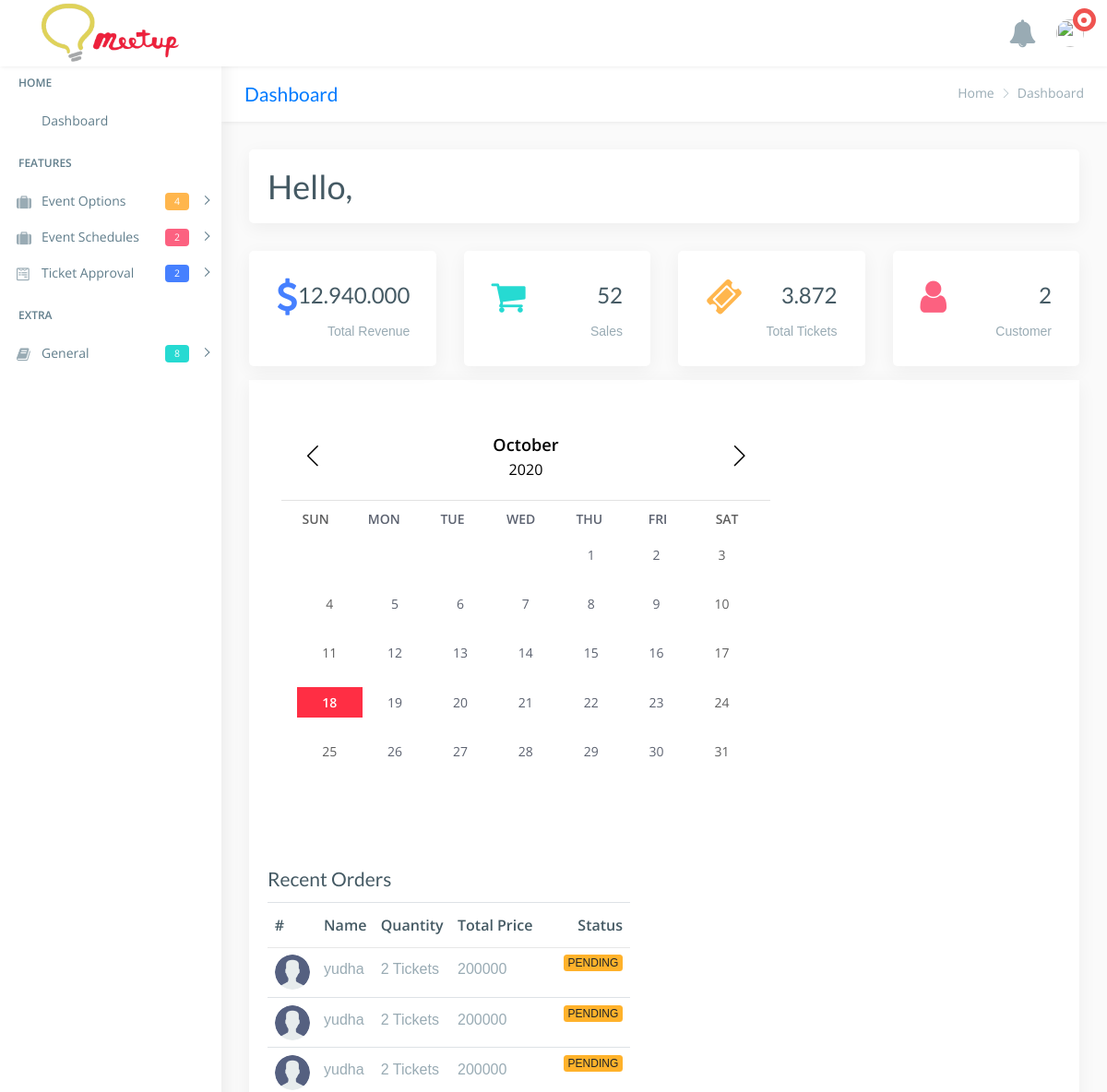
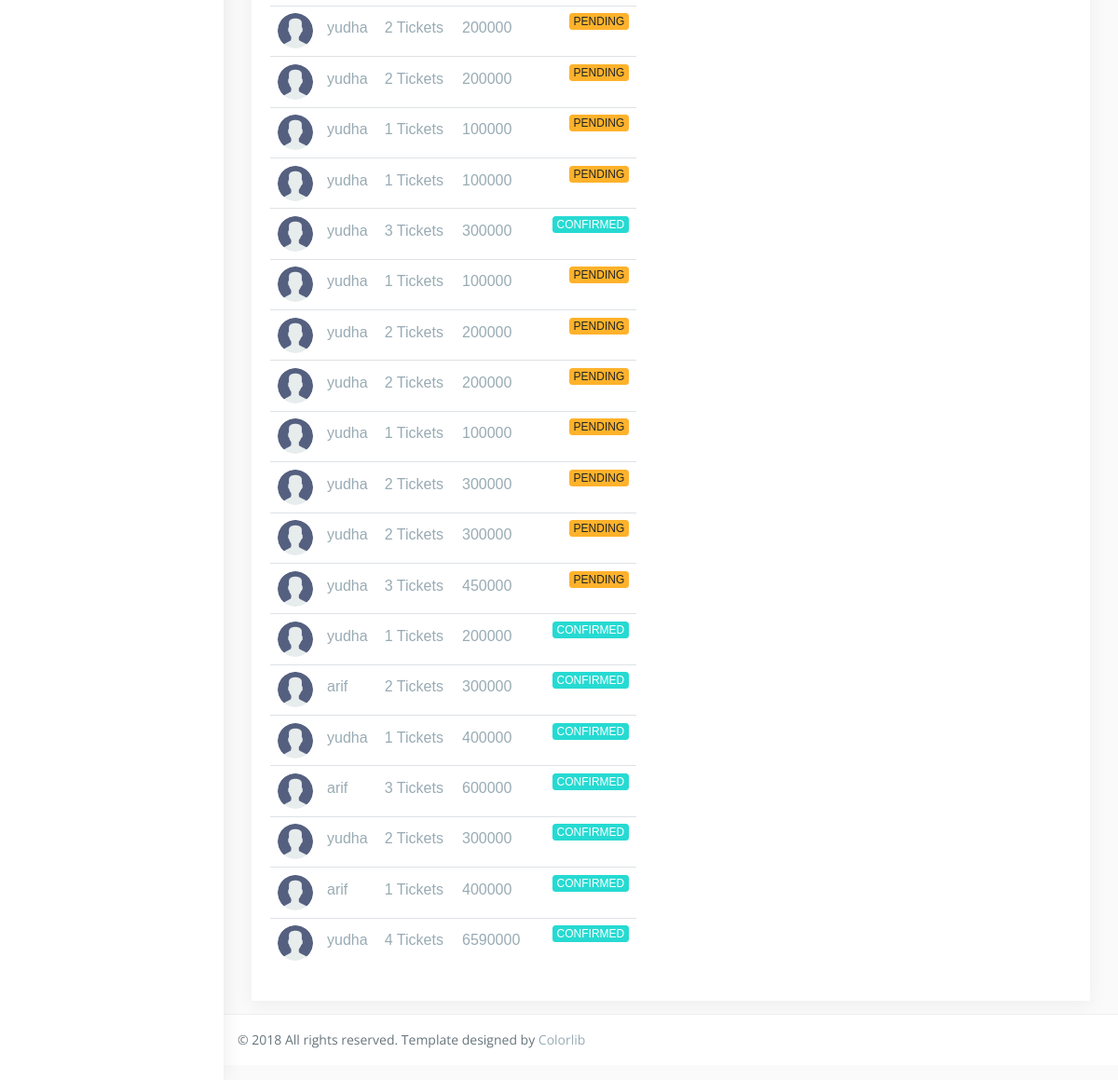
The page /index.php/welcome on the database as committed earlier (2 pictures, top to bottom).
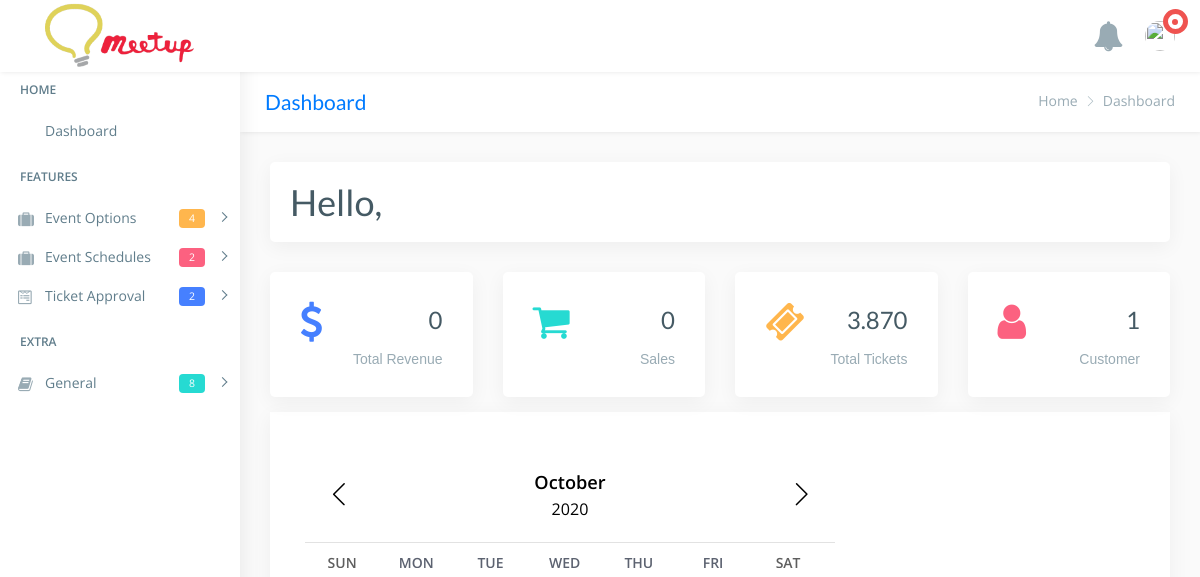
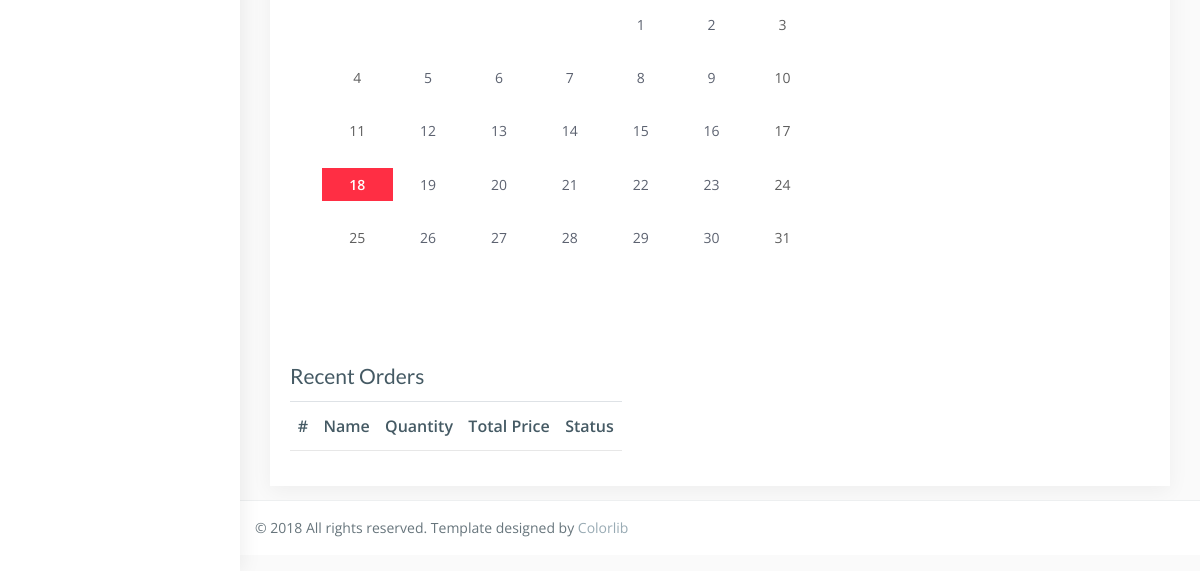
The same page on the database as committed later (2 pictures, top to bottom).
### tables this page shows
CREATE TABLE `order_detail` (
  `idDetail` int(11) NOT NULL,
  `order_code` int(11) NOT NULL,
  `codeTicket` varchar(255) NOT NULL,
  `barcodePic` varchar(255) DEFAULT NULL
);

CREATE TABLE `user` (
  `idUser` int(11) NOT NULL,
  `name` varchar(100) NOT NULL,
  `address` varchar(200) NOT NULL,
  `phoneNumber` varchar(13) NOT NULL,
  `email` varchar(50) NOT NULL,
  `username` varchar(50) NOT NULL,
  `password` varchar(50) NOT NULL,
  `level` varchar(25) NOT NULL,
  `pictureUser` varchar(255) NOT NULL,
  `statusNotif` int(11) NOT NULL
);

CREATE TABLE `order` (
  `idOrder` int(11) NOT NULL,
  `user_id` int(11) NOT NULL,
  `schedule_id` int(11) NOT NULL,
  `quantity` int(11) NOT NULL,
  `totalPrice` int(11) NOT NULL,
  `status` varchar(50) NOT NULL,
  `creditCard` varchar(25) NOT NULL,
  `statusNotif` int(11) NOT NULL
);

### application/controllers/Welcome.php (called while the page is built, shortened)
<?php
class Welcome extends CI_Controller {
	public function index()
	{
		$session_data = $this->session->userdata('logged_in');
		$data['username']=$session_data['username'];
		$data['level']=$session_data['level'];
		$data['id']=$session_data['id'];
		$this->load->model('Notif');
		$this->load->model('user');
		$this->load->model('HomeAdmin');
		$id = $data['id'];
		$user = $data['username'];
		$data['name'] = $this->user->selectAll($id,$user);
		$data['notif'] = $this->Notif->notifikasi();
		$data['countNotif'] = $this->Notif->count();
		$data['countUser'] = $this->HomeAdmin->getCountUser();
		$data['countTicket'] = $this->HomeAdmin->getCountTicket();
		$data['allTicket'] = $this->HomeAdmin->getAllTicket();
		$data['recent'] = $this->HomeAdmin->recent();
		$data['revenue'] = $this->HomeAdmin->revenue();
		$data['sales'] = $this->HomeAdmin->revenue();
		$this->load->view('admin/header',$data);
		$this->load->view('admin/sidebar');
		$this->load->view('admin/index',$data);
		$this->load->view('admin/footer2');
	}
}

### index.php (called while the page is built, shortened)
<?php
require_once BASEPATH.'core/CodeIgniter.php';

### application/models/HomeAdmin.php (called while the page is built, shortened)
<?php
class HomeAdmin extends CI_Model {
	public function getCountUser(){
		$query = $this->db->query("SELECT COUNT(idUser) as id from user where level ='user'");
		return $query->result();
	}
	public function getCountTicket(){
		$query = $this->db->query("SELECT remainTicket from eventprice");
		return $query->result();
	}
	public function recent(){
		$query = $this->db->query("SELECT * FROM `order_detail` as d inner join `order` as o on d.order_code = o.idOrder inner join user as u on o.user_id = u.idUser group by idOrder order by idOrder desc");
			return $query->result();
	}
	public function revenue(){
		$query = $this->db->query("SELECT * FROM `order`");
			return $query->result();
	}
}

### application/views/admin/index.php (the view, shortened to what this page needs)
<!DOCTYPE html>
<html lang="en">
<head>
    <link href="<?php echo base_url();?>assets/awal/css/lib/bootstrap/bootstrap.min.css" rel="stylesheet">
    <link href="<?php echo base_url();?>assets/awal/css/lib/calendar2/semantic.ui.min.css" rel="stylesheet">
    <link href="<?php echo base_url();?>assets/awal/css/lib/calendar2/pignose.calendar.min.css" rel="stylesheet">
    <link href="<?php echo base_url();?>assets/awal/css/lib/owl.carousel.min.css" rel="stylesheet" />
    <link href="<?php echo base_url();?>assets/awal/css/lib/owl.theme.default.min.css" rel="stylesheet" />
    <link href="<?php echo base_url();?>assets/awal/css/helper.css" rel="stylesheet">
    <link href="<?php echo base_url();?>assets/awal/css/style.css" rel="stylesheet">
</head>
<body class="fix-header fix-sidebar">
        <div class="page-wrapper">
            <div class="row page-titles">
                <div class="col-md-5 align-self-center">
                    <h3 class="text-primary">Dashboard</h3> </div>
                <div class="col-md-7 align-self-center">
                    <ol class="breadcrumb">
                        <li class="breadcrumb-item"><a href="javascript:void(0)">Home</a></li>
                        <li class="breadcrumb-item active">Dashboard</li>
                    </ol>
                </div>
            </div>
            <div class="container-fluid">
                <div class="card">
                                <div class="card-body">
                                   <h1>Hello,&nbsp;<?php echo $name[0]->name;?></h1>
                                </div>
                </div>
                <div class="row">
                    <div class="col-md-3">
                        <div class="card p-30">
                            <div class="media">
                                <div class="media-left meida media-middle">
                                    <span><i class="fa fa-usd f-s-40 color-primary"></i></span>
                                </div>
                                <div class="media-body media-text-right">
                                    <h2><?php
                                        $rev = 0;
                                        foreach ($revenue as $key) {
                                            $rev += $key->totalPrice;
                                    }?>
                                        <?php echo number_format($rev, 0, ',', '.') ?></h2>
                                    <p class="m-b-0">Total Revenue</p>
                                </div>
                            </div>
                        </div>
                    </div>
                    <div class="col-md-3">
                        <div class="card p-30">
                            <div class="media">
                                <div class="media-left meida media-middle">
                                    <span><i class="fa fa-shopping-cart f-s-40 color-success"></i></span>
                                </div>
                                <div class="media-body media-text-right">
                                    <h2><?php
                                        $sale = 0;
                                        foreach ($sales as $key) {
                                            $sale += $key->quantity;
                                    }?>
                                        <?php echo number_format($sale, 0, ',', '.') ?>
                                    </h2>
                                    <p class="m-b-0">Sales</p>
                                </div>
                            </div>
                        </div>
                    </div>
                    <div class="col-md-3">
                        <div class="card p-30">
                            <div class="media">
                                <div class="media-left meida media-middle">
                                    <span><i class="fa fa-ticket f-s-40 color-warning"></i></span>
                                </div>
                               <div class="media-body media-text-right">
                                    <h2>
                                        <?php
                                        $total = 0;
                                        foreach ($countTicket as $key) {
                                            $total += $key->remainTicket;
                                    }?>
                                        <?php echo number_format($total, 0, ',', '.') ?>
                                    </h2>
                                    <p class="m-b-0">Total Tickets</p>
                                </div>
                            </div>
                        </div>
                    </div>
                    <div class="col-md-3">
                        <div class="card p-30">
                            <div class="media">
                                <div class="media-left meida media-middle">
                                    <span><i class="fa fa-user f-s-40 color-danger"></i></span>
                                </div>
                                <div class="media-body media-text-right">
                                    <h2><?php echo $countUser[0]->id;?></h2>
                                    <p class="m-b-0">Customer</p>
                                </div>
                            </div>
                        </div>
                    </div>
                </div>
                <div class="row bg-white m-l-0 m-r-0 box-shadow ">
                     <div class="col-lg-8">
                            <div class="card">
                                <div class="card-body">
                                    <div class="year-calendar"></div>
                                </div>
                            </div>
                        </div>
                <div class="row">
                    <div class="col-lg-12">
                        <div class="card">
                            <div class="card-title">
                                <h3>Recent Orders </h3>
                            </div>
                            <div class="card-body">
                                <div class="table-responsive">
                                    <table class="table">
                                        <thead>
                                            <tr>
                                                <th>#</th>
                                                <th>Name</th>
                                                <th>Quantity</th>
                                                <th>Total Price</th>
                                                <th>Status</th>
                                            </tr>
                                        </thead>
                                        <tbody>
                                            <?php foreach ($recent as $key) {?>
                                            <tr>
                                                <td>
                                                    <div class="round-img">
                                                        <a href=""><img src="<?php echo base_url();?>assets/imgEvent/<?php echo $key->pictureUser?>" alt=""></a>
                                                    </div>
                                                </td>
                                                <td><?php echo $key->name?></td>
                                                <td><span><?php echo $key->quantity?> Tickets</span></td>
                                                <td><span><?php echo $key->totalPrice?></span></td>
                                                <td><span <?php if($key->status == 'pending'){?> class="badge badge-warning"<?php }else{?> class="badge badge-success" <?php } ?> ><?php echo $key->status?></span></td>
                                            </tr>
                                            <?php } ?>
                                        </tbody>
                                    </table>
                                </div>
                            </div>
                        </div>
                    </div>
                </div>
            </div>
            <footer class="footer"> © 2018 All rights reserved. Template designed by <a href="https://colorlib.com">Colorlib</a></footer>
        </div>
    </div>

### application/views/admin/header.php (shortened to what this page needs)
<body class="fix-header fix-sidebar">
    <div id="main-wrapper">
        <div class="header">
            <nav class="navbar top-navbar navbar-expand-md navbar-light" >
                <div class="navbar-header">
                    <a class="navbar-brand" href="index.html">
                        <b><img src="<?php echo base_url();?>assets/img/logo.png" alt="homepage" width="150"></b>
                    </a>
                </div>
                    <ul class=" navbar-nav my-lg-0" style="padding-top: 10px; padding-bottom: 10px">
                        <li class="nav-item dropdown">
                            <a class="nav-link dropdown-toggle text-muted  " href="#" id="2" data-toggle="dropdown" aria-haspopup="true" aria-expanded="false"> <i class="fa fa-bell" style="font-size:30px"></i>
                            </a>
                        </li>
                        <li class="nav-item dropdown">
                            <a class="nav-link dropdown-toggle text-muted  " href="#" data-toggle="dropdown" aria-haspopup="true" aria-expanded="false"><img src="<?php echo base_url();?>assets/imgEvent/<?php echo $name[0]->pictureUser?>" alt="user" class="profile-pic" /><div class="notify"> <span class="heartbit"></span> <span class="point"></span> </div></a>
                        </li>
                    </ul>
                </div>
        </div>

### application/views/admin/sidebar.php (shortened to what this page needs)
<div class="left-sidebar">
    <div class="scroll-sidebar">
        <nav class="sidebar-nav">
            <ul id="sidebarnav">
                <li class="nav-label">Home</li>
                <li> <a href="<?php echo site_url();?>/Welcome" aria-expanded="false"><i class="fa fa- "></i><span class="hide-menu">Dashboard</span></a></li>
                <li class="nav-label">Features</li>
                <li> <a class="has-arrow  " href="#" aria-expanded="false"><i class="fa fa-suitcase"></i><span class="hide-menu">Event Options<span class="label label-rouded label-warning pull-right">4</span></span></a>
                </li>
                <li> <a class="has-arrow  " href="#" aria-expanded="false"><i class="fa fa-suitcase"></i><span class="hide-menu">Event Schedules<span class="label label-rouded label-danger pull-right">2</span></span></a>
                </li>
                <li> <a class="has-arrow  " href="#" aria-expanded="false"><i class="fa fa-wpforms"></i><span class="hide-menu">Ticket Approval<span class="label label-rouded label-primary pull-right">2</span></span></a>
                </li>
                <li class="nav-label">EXTRA</li>
                <li> <a class="has-arrow  " href="#" aria-expanded="false"><i class="fa fa-book"></i><span class=" hide-menu">General <span class="label label-rouded label-success pull-right">8</span></span></a>
                </li>
            </ul>
        </nav>
    </div>
</div>

### application/views/admin/footer2.php (shortened to what this page needs)
</body>
</html>

### assets/awal/css/helper.css (style rules this page uses)
.f-s-40 { font-size: 40px!important; }
.m-r-0 { margin-right: 0px!important; }
.m-b-0 { margin-bottom: 0px!important; }
.m-l-0 { margin-left: 0px!important; }
.p-30 { padding: 30px!important; }

Rows that differ between the two databases and show on the page:
removed order_detail: user.pictureUser (placeholder picture), user.name "yudha", order_code.quantity "2", order_code.totalPrice "200000", order_code.status "PENDING"
removed order_detail: user.pictureUser (placeholder picture), user.name "yudha", order_code.quantity "2", order_code.totalPrice "200000", order_code.status "PENDING"
removed order_detail: user.pictureUser (placeholder picture), user.name "yudha", order_code.quantity "2", order_code.totalPrice "200000", order_code.status "PENDING"
removed order_detail: user.pictureUser (placeholder picture), user.name "yudha", order_code.quantity "2", order_code.totalPrice "200000", order_code.status "PENDING"
removed order_detail: user.pictureUser (placeholder picture), user.name "yudha", order_code.quantity "2", order_code.totalPrice "200000", order_code.status "PENDING"
removed order_detail: user.pictureUser (placeholder picture), user.name "yudha", order_code.quantity "1", order_code.totalPrice "100000", order_code.status "PENDING"
removed order_detail: user.pictureUser (placeholder picture), user.name "yudha", order_code.quantity "1", order_code.totalPrice "100000", order_code.status "PENDING"
removed order_detail: user.pictureUser (placeholder picture), user.name "yudha", order_code.quantity "3", order_code.totalPrice "300000", order_code.status "CONFIRMED"
removed order_detail: user.pictureUser (placeholder picture), user.name "yudha", order_code.quantity "1", order_code.totalPrice "100000", order_code.status "PENDING"
removed order_detail: user.pictureUser (placeholder picture), user.name "yudha", order_code.quantity "2", order_code.totalPrice "200000", order_code.status "PENDING"
removed order_detail: user.pictureUser (placeholder picture), user.name "yudha", order_code.quantity "2", order_code.totalPrice "200000", order_code.status "PENDING"
removed order_detail: user.pictureUser (placeholder picture), user.name "yudha", order_code.quantity "1", order_code.totalPrice "100000", order_code.status "PENDING"
removed order_detail: user.pictureUser (placeholder picture), user.name "yudha", order_code.quantity "2", order_code.totalPrice "300000", order_code.status "PENDING"
removed order_detail: user.pictureUser (placeholder picture), user.name "yudha", order_code.quantity "2", order_code.totalPrice "300000", order_code.status "PENDING"
removed order_detail: user.pictureUser (placeholder picture), user.name "yudha", order_code.quantity "3", order_code.totalPrice "450000", order_code.status "PENDING"
removed order_detail: user.pictureUser (placeholder picture), user.name "yudha", order_code.quantity "1", order_code.totalPrice "200000", order_code.status "CONFIRMED"
removed order_detail: user.pictureUser (placeholder picture), user.name "arif", order_code.quantity "2", order_code.totalPrice "300000", order_code.status "CONFIRMED"
removed order_detail: user.pictureUser (placeholder picture), user.name "yudha", order_code.quantity "1", order_code.totalPrice "400000", order_code.status "CONFIRMED"
removed order_detail: user.pictureUser (placeholder picture), user.name "arif", order_code.quantity "3", order_code.totalPrice "600000", order_code.status "CONFIRMED"
removed order_detail: user.pictureUser (placeholder picture), user.name "yudha", order_code.quantity "2", order_code.totalPrice "300000", order_code.status "CONFIRMED"
removed order_detail: user.pictureUser (placeholder picture), user.name "arif", order_code.quantity "1", order_code.totalPrice "400000", order_code.status "CONFIRMED"
removed order_detail: user.pictureUser (placeholder picture), user.name "yudha", order_code.quantity "4", order_code.totalPrice "6590000", order_code.status "CONFIRMED"
Other text that changed with them:
$rev: "12.940.000" → "0"
$sale: "52" → "0"
$total: "3.872" → "3.870"
$countUser[0]->id: "2" → "1"
